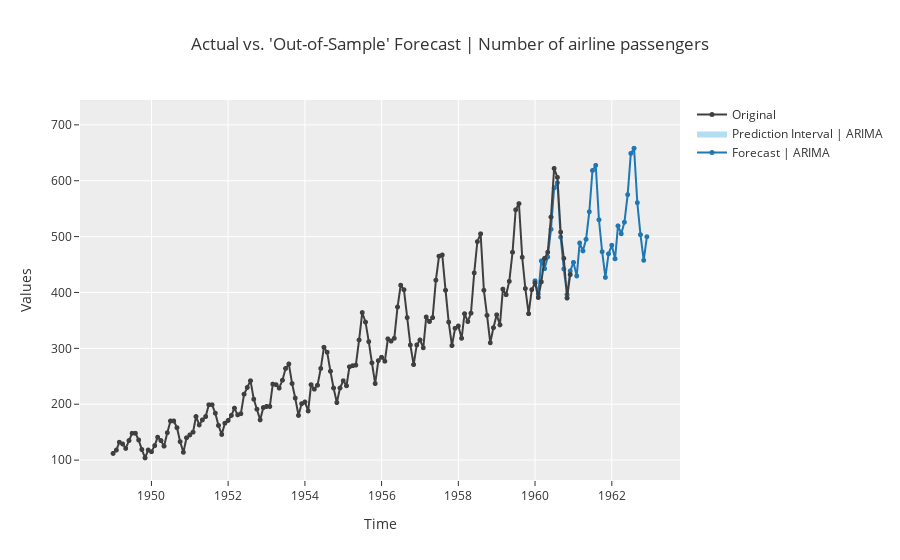

The cell this chart's notebook holds for it:
### Code cell
plot_model(estimator = arima, plot = 'forecast', data_kwargs = {'fh' : 36})
